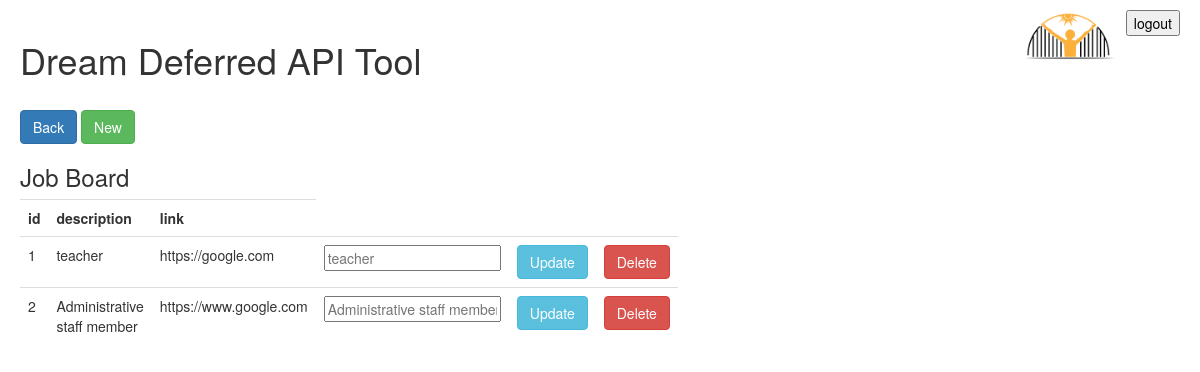
The page /jobs (signed in) on the database its author committed.
### tables this page shows
CREATE TABLE jobs (id INTEGER PRIMARY KEY AUTOINCREMENT, description text, link text);

### app.py (the view)
@app.route("/jobs", methods=['GET', 'POST'])
def jobs():
    if not(session.get('user')):
        return render_template("message.html", message="Please log in first", forward="/login")
    if request.method == 'POST':
        pass
    return render_template('job_board.html', jobs=get_jobs())

### db.py (called while the page is built)
def get_jobs():
    conn = sqlite3.connect("database.db")
    cur = conn.cursor()
    cur.execute("SELECT * FROM jobs")
    jobs = cur.fetchall()
    conn.close()
    return jobs

### templates/job_board.html (shortened to what this page needs)
{% extends "layout.html" %}
{% block content %}
<div>
    <br>
    <a href="{{url_for('home')}}"><button class="btn btn-primary">Back</button></a>
    <a href="{{url_for('new_job')}}"><button class="btn btn-success">New</button></a>
    <br>
    <form method="POST">
        <table class="table times_table"  width="400px">
            <tr><h3>Job Board</h3></tr>
            <tr><th>id</th><th>description</th><th>link</th></tr>
            {% for job in jobs %}
            <tr>
                <td>{{job[0]}}</td><td>{{job[1]}}</td><td>{{job[2]}}</td>
                <td>
                    <input type="text" name="input_{{job[0]}}" id="description" placeholder="{{job[1]}}">
                </td>
                <td><button value="{{job[0]}}" name="id" class="btn btn-info">Update</button></td>
                <td><button value="{{job[0]}}" name="del" class="btn btn-danger">Delete</button></td>
            </tr>
            {% endfor %}
        </table>
    </form>
</div>
{% endblock %}

### static/style.css (style rules this page uses)
body { padding: 20px; }
a { color: black; }
.times_table { width: 450px; border-collapse: collapse; }

### rows shown on the page
jobs: id "1", description "teacher", link "https://google.com"
jobs: id "2", description "Administrative staff member", link "https://www.google.com"
